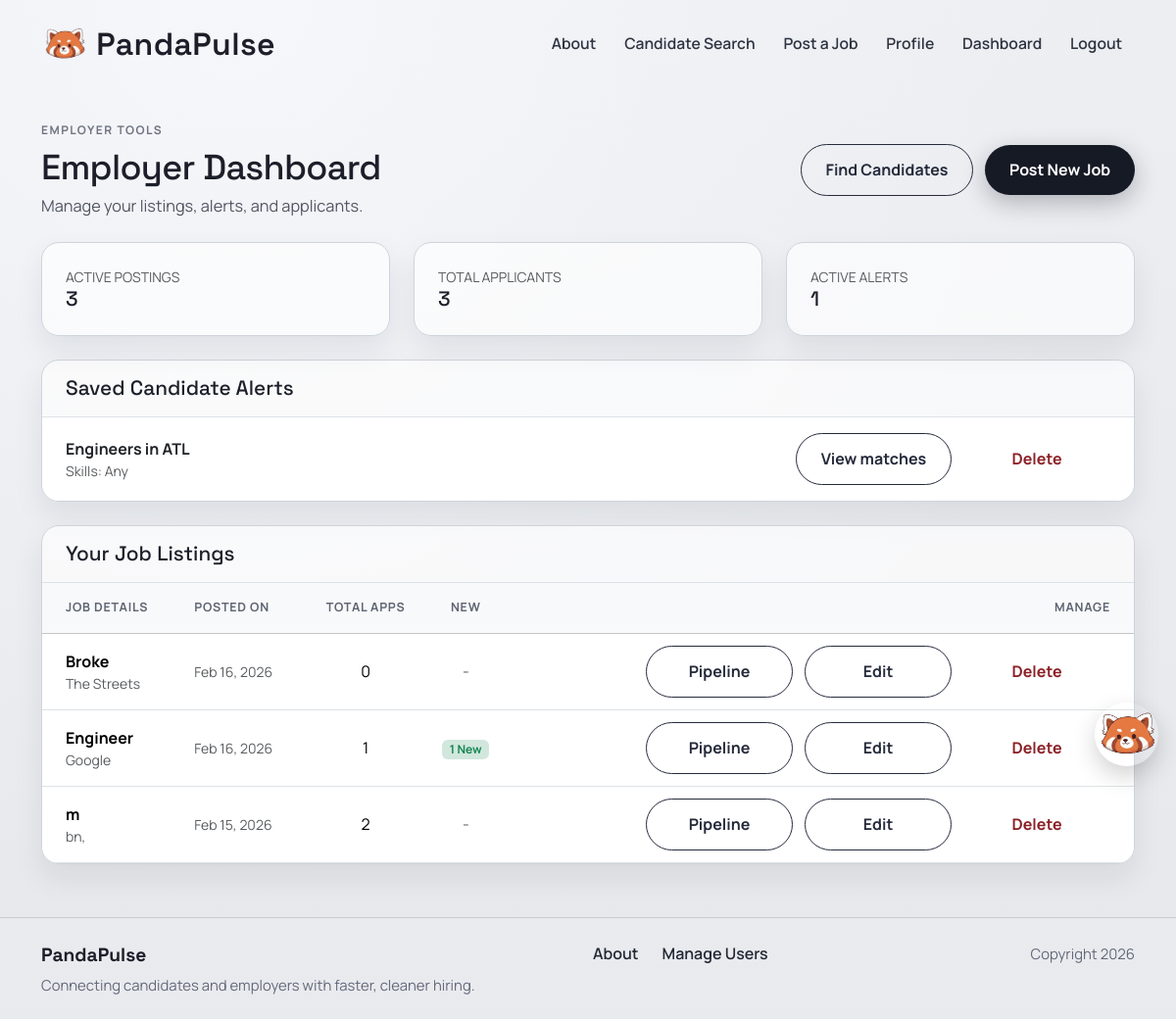
The app's page /jobposts/dashboard/ (signed in), older data.
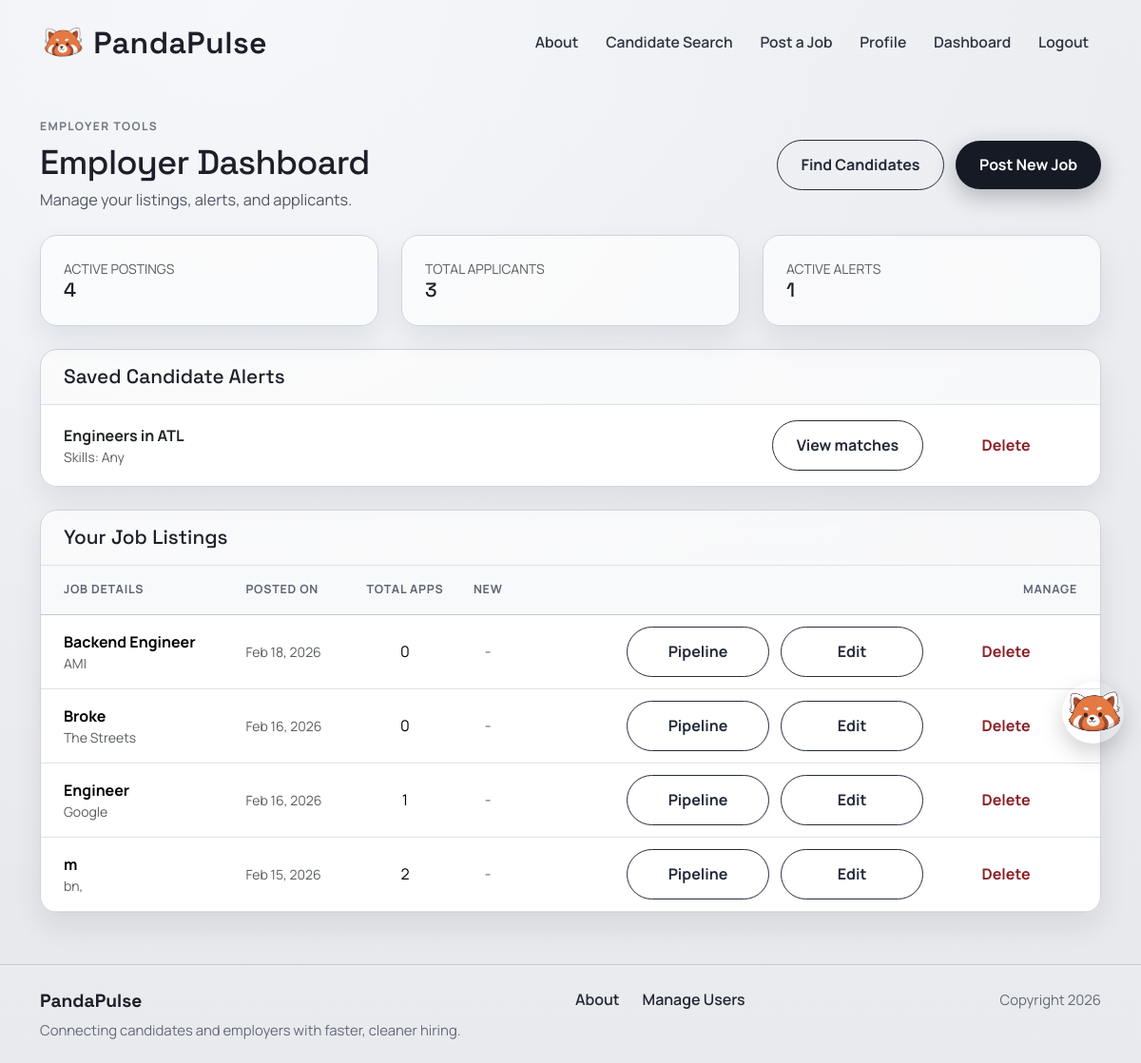
The same page, newer data.
### accounts/models.py (models this page shows, shortened)
class SavedCandidateSearch(models.Model):
    employer = models.ForeignKey(User, on_delete=models.CASCADE, related_name='saved_searches')
    search_name = models.CharField(max_length=255)
    filters = models.JSONField()
    created_at = models.DateTimeField(auto_now_add=True)

### jobposts/models.py (models this page shows, shortened)
class JobPost(models.Model):
    owner = models.ForeignKey(
        settings.AUTH_USER_MODEL,
        on_delete=models.CASCADE,
        related_name='job_posts',
        null=True,
        blank=True,
    )
    title = models.CharField(max_length=200)
    company = models.CharField(max_length=150)
    location = models.CharField(max_length=150)
    pay_range = models.CharField(max_length=100)
    skills = models.CharField(max_length=300, blank=True)
    salary_min = models.IntegerField(null=True, blank=True)
    salary_max = models.IntegerField(null=True, blank=True)
    WORK_SETTING_CHOICES = [
        ("remote", "Remote"),
        ("onsite", "On-site"),
        ("hybrid", "Hybrid"),
    ]
    work_setting = models.CharField(max_length=20, choices=WORK_SETTING_CHOICES, default="onsite")
    visa_sponsorship = models.BooleanField(default=False)
    description = models.TextField()
    created_at = models.DateTimeField(auto_now_add=True)

### jobposts/views.py (the view)
# urls.py: path('dashboard/', views.dashboard, name='jobposts.dashboard'),
@login_required
def dashboard(request):
    profile = request.user.profile
    context = {}
    if profile.account_type == Profile.AccountType.APPLICANT:
        recommendations = get_job_recommendations(profile)
        apps = request.user.application_set.all()
        apps_sent_count = apps.count()
        success_count = apps.filter(status__in=['offer', 'closed']).count()
        context.update({
            'recommendations': recommendations,
            'skills': profile.skills,
            'apps_sent_count': apps_sent_count,
            'success_count': success_count,
        })
    elif profile.account_type == Profile.AccountType.EMPLOYER:
        my_jobs = JobPost.objects.filter(owner=request.user).annotate(
            total_apps=Count('applications'),
            new_apps=Count(
                'applications',
                filter=Q(applications__status='applied')
            )
        ).order_by('-created_at')
        overall_total = sum(job.total_apps for job in my_jobs)
        saved_searches = request.user.saved_searches.all()
        context.update({
            'jobs': my_jobs,
            'overall_total': overall_total,
            'saved_searches': saved_searches,
        })
    return render(request, 'jobposts/dashboard.html', context)

### accounts/context_processors.py (called while the page is built)
def can_post_job(request):
    if not request.user.is_authenticated:
        return {"can_post_job": False}
    is_employer = Profile.objects.filter(
        user=request.user,
        account_type=Profile.AccountType.EMPLOYER,
    ).exists()
    return {"can_post_job": is_employer}

### jobposts/templates/jobposts/dashboard.html (shortened to what the changed rows need)
{% extends "base.html" %}
{% block content %}
<section class="page-shell">
  <div class="container">
    {% if user.profile.account_type == 'EMPLOYER' %}
    <div class="d-flex justify-content-between align-items-center mb-4 flex-wrap gap-3">
      <div>
        <p class="page-kicker mb-2">Employer tools</p>
        <h1 class="page-title page-title-sm mb-1">Employer Dashboard</h1>
        <p class="page-copy mb-0">Manage your listings, alerts, and applicants.</p>
      </div>
      <div class="form-actions">
        <a href="{% url 'accounts.candidate_search' %}" class="secondary-btn">Find Candidates</a>
        <a href="{% url 'jobposts.create' %}" class="primary-btn border-0">Post New Job</a>
      </div>
    </div>
    <div class="row g-4 mb-4">
      <div class="col-md-4"><div class="surface-card h-100"><div class="text-uppercase small text-muted">Active Postings</div><h3 class="surface-title mb-0">{{ jobs.count }}</h3></div></div>
      <div class="col-md-4"><div class="surface-card h-100"><div class="text-uppercase small text-muted">Total Applicants</div><h3 class="surface-title mb-0">{{ overall_total|default:'0' }}</h3></div></div>
      <div class="col-md-4"><div class="surface-card h-100"><div class="text-uppercase small text-muted">Active Alerts</div><h3 class="surface-title mb-0">{{ saved_searches.count|default:'0' }}</h3></div></div>
    </div>
    {% if saved_searches %}
    <div class="surface-card p-0 overflow-hidden mb-4">
      <div class="px-4 py-3 border-bottom"><h3 class="surface-title mb-0">Saved Candidate Alerts</h3></div>
      <div class="list-group list-group-flush">
        {% for search in saved_searches %}
        <div class="list-group-item py-3 px-4 d-flex justify-content-between align-items-center flex-wrap gap-2">
          <div>
            <div class="fw-bold">{{ search.search_name }}</div>
            <div class="small text-muted">Skills: {{ search.filters.skills|default:'Any' }}</div>
          </div>
          <div class="form-actions">
            <a href="{% url 'accounts.candidate_search' %}?skills={{ search.filters.skills|urlencode }}&location={{ search.filters.location|urlencode }}&projects={{ search.filters.projects|urlencode }}" class="secondary-btn">View matches</a>
            <form action="{% url 'accounts.delete_search' search.id %}" method="POST">{% csrf_token %}<button type="submit" class="danger-btn border-0">Delete</button></form>
          </div>
        </div>
        {% endfor %}
      </div>
    </div>
    {% endif %}
    <div class="surface-card p-0 overflow-hidden">
      <div class="px-4 py-3 border-bottom"><h3 class="surface-title mb-0">Your Job Listings</h3></div>
      <div class="table-responsive">
        <table class="table table-hover align-middle mb-0 job-table">
          <thead class="table-light"><tr><th class="ps-4 py-3">Job Details</th><th class="py-3">Posted On</th><th class="py-3 text-center">Total Apps</th><th class="py-3 text-center">New</th><th class="py-3 text-end pe-4">Manage</th></tr></thead>
          <tbody>
            {% for job in jobs %}
            <tr>
              <td class="ps-4 py-3"><div class="fw-bold">{{ job.title }}</div><div class="small text-muted">{{ job.company }}</div></td>
              <td class="small text-muted">{{ job.created_at|date:'M d, Y' }}</td>
              <td class="text-center">{{ job.total_apps }}</td>
              <td class="text-center">{% if job.new_apps > 0 %}<span class="badge bg-success-subtle text-success">{{ job.new_apps }} New</span>{% else %}<span class="text-muted">-</span>{% endif %}</td>
              <td class="text-end pe-4"><div class="form-actions justify-content-end"><a href="{% url 'apply:employer_pipeline' job.id %}" class="secondary-btn">Pipeline</a><a href="{% url 'jobposts.edit' job.id %}" class="secondary-btn">Edit</a><form action="{% url 'jobposts.delete' job.id %}" method="POST" onsubmit="return confirm('Delete this listing?');">{% csrf_token %}<button type="submit" class="danger-btn border-0">Delete</button></form></div></td>
            </tr>
            {% empty %}
            <tr><td colspan="5" class="text-center py-5 text-muted">No active job posts yet.</td></tr>
            {% endfor %}
          </tbody>
        </table>
      </div>
    </div>
    {% endif %}
  </div>
</section>
{% endblock %}

Row changes from the older to the newer data that the page shows:
added JobPost: title "Backend Engineer", company "AMI", created_at "Feb 18, 2026", total_apps "0"
shown differently, row unchanged: JobPost "Engineer": new_apps "1" → (not shown); text "New" → "-"
Text that changed along with them:
{{ jobs.count }}: "3" → "4"
